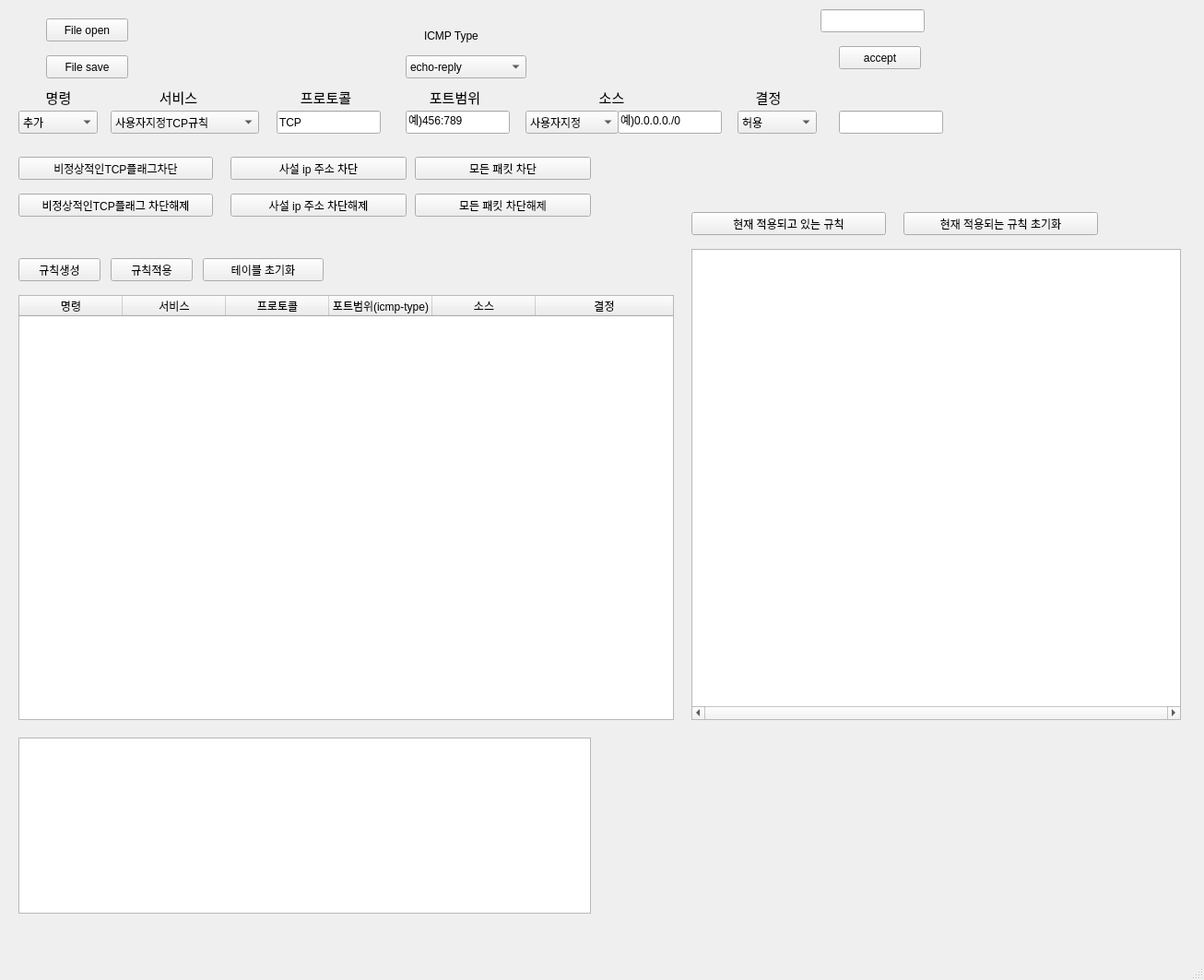
<?xml version="1.0" encoding="UTF-8"?>
<ui version="4.0">
 <class>MainWindow</class>
 <widget class="QMainWindow" name="MainWindow">
  <property name="geometry">
   <rect>
    <x>0</x>
    <y>0</y>
    <width>1306</width>
    <height>1063</height>
   </rect>
  </property>
  <property name="windowTitle">
   <string>MainWindow</string>
  </property>
  <widget class="QWidget" name="centralwidget">
   <widget class="QPushButton" name="fileopen">
    <property name="geometry">
     <rect>
      <x>50</x>
      <y>20</y>
      <width>89</width>
      <height>25</height>
     </rect>
    </property>
    <property name="text">
     <string>File open</string>
    </property>
   </widget>
   <widget class="QPushButton" name="filesave">
    <property name="geometry">
     <rect>
      <x>50</x>
      <y>60</y>
      <width>89</width>
      <height>25</height>
     </rect>
    </property>
    <property name="text">
     <string>File save</string>
    </property>
   </widget>
   <widget class="QPushButton" name="accept">
    <property name="geometry">
     <rect>
      <x>910</x>
      <y>50</y>
      <width>89</width>
      <height>25</height>
     </rect>
    </property>
    <property name="text">
     <string>accept</string>
    </property>
   </widget>
   <widget class="QLineEdit" name="lineEdit">
    <property name="geometry">
     <rect>
      <x>890</x>
      <y>10</y>
      <width>113</width>
      <height>25</height>
     </rect>
    </property>
   </widget>
   <widget class="QComboBox" name="Ccmd">
    <property name="geometry">
     <rect>
      <x>20</x>
      <y>120</y>
      <width>86</width>
      <height>25</height>
     </rect>
    </property>
    <item>
     <property name="text">
      <string>추가</string>
     </property>
    </item>
    <item>
     <property name="text">
      <string>삭제</string>
     </property>
    </item>
   </widget>
   <widget class="QComboBox" name="Cservice">
    <property name="geometry">
     <rect>
      <x>120</x>
      <y>120</y>
      <width>161</width>
      <height>25</height>
     </rect>
    </property>
    <item>
     <property name="text">
      <string>사용자지정TCP규칙</string>
     </property>
    </item>
    <item>
     <property name="text">
      <string>사용자지정UDP규칙</string>
     </property>
    </item>
    <item>
     <property name="text">
      <string>사용자지정프로토콜</string>
     </property>
    </item>
    <item>
     <property name="text">
      <string>모든TCP</string>
     </property>
    </item>
    <item>
     <property name="text">
      <string>모든UDP</string>
     </property>
    </item>
    <item>
     <property name="text">
      <string>HTTP</string>
     </property>
    </item>
    <item>
     <property name="text">
      <string>ICMP</string>
     </property>
    </item>
    <item>
     <property name="text">
      <string>Telnet</string>
     </property>
    </item>
    <item>
     <property name="text">
      <string>FTP</string>
     </property>
    </item>
    <item>
     <property name="text">
      <string>TFTP</string>
     </property>
    </item>
    <item>
     <property name="text">
      <string>SSH</string>
     </property>
    </item>
    <item>
     <property name="text">
      <string>SMTP</string>
     </property>
    </item>
    <item>
     <property name="text">
      <string>SNMP</string>
     </property>
    </item>
    <item>
     <property name="text">
      <string>POP3</string>
     </property>
    </item>
    <item>
     <property name="text">
      <string>IMAP</string>
     </property>
    </item>
    <item>
     <property name="text">
      <string>DNS(UDP)</string>
     </property>
    </item>
    <item>
     <property name="text">
      <string>DNS(TCP)</string>
     </property>
    </item>
    <item>
     <property name="text">
      <string>모든ICMP-IPv6</string>
     </property>
    </item>
    <item>
     <property name="text">
      <string>모든트래픽</string>
     </property>
    </item>
   </widget>
   <widget class="QLineEdit" name="Tprotocol">
    <property name="geometry">
     <rect>
      <x>300</x>
      <y>120</y>
      <width>113</width>
      <height>25</height>
     </rect>
    </property>
    <property name="text">
     <string>TCP</string>
    </property>
   </widget>
   <widget class="QLineEdit" name="Tport">
    <property name="geometry">
     <rect>
      <x>440</x>
      <y>120</y>
      <width>113</width>
      <height>25</height>
     </rect>
    </property>
    <property name="text">
     <string>예)456:789</string>
    </property>
   </widget>
   <widget class="QComboBox" name="Csource">
    <property name="geometry">
     <rect>
      <x>570</x>
      <y>120</y>
      <width>101</width>
      <height>25</height>
     </rect>
    </property>
    <item>
     <property name="text">
      <string>사용자지정</string>
     </property>
    </item>
    <item>
     <property name="text">
      <string>위치무관</string>
     </property>
    </item>
    <item>
     <property name="text">
      <string>내IP</string>
     </property>
    </item>
   </widget>
   <widget class="QLineEdit" name="Tsource">
    <property name="geometry">
     <rect>
      <x>670</x>
      <y>120</y>
      <width>113</width>
      <height>25</height>
     </rect>
    </property>
    <property name="text">
     <string>예)0.0.0.0./0</string>
    </property>
   </widget>
   <widget class="QComboBox" name="Cdecision">
    <property name="geometry">
     <rect>
      <x>800</x>
      <y>120</y>
      <width>86</width>
      <height>25</height>
     </rect>
    </property>
    <item>
     <property name="text">
      <string>허용</string>
     </property>
    </item>
    <item>
     <property name="text">
      <string>거부</string>
     </property>
    </item>
   </widget>
   <widget class="QLineEdit" name="lineEdit_5">
    <property name="geometry">
     <rect>
      <x>910</x>
      <y>120</y>
      <width>113</width>
      <height>25</height>
     </rect>
    </property>
   </widget>
   <widget class="QLabel" name="label_2">
    <property name="geometry">
     <rect>
      <x>30</x>
      <y>90</y>
      <width>67</width>
      <height>31</height>
     </rect>
    </property>
    <property name="text">
     <string>&lt;!DOCTYPE HTML PUBLIC &quot;-//W3C//DTD HTML 4.0//EN&quot; &quot;http://www.w3.org/TR/REC-html40/strict.dtd&quot;&gt;
&lt;html&gt;&lt;head&gt;&lt;meta name=&quot;qrichtext&quot; content=&quot;1&quot; /&gt;&lt;style type=&quot;text/css&quot;&gt;
p, li { white-space: pre-wrap; }
&lt;/style&gt;&lt;/head&gt;&lt;body style=&quot; font-family:'Ubuntu'; font-size:11pt; font-weight:400; font-style:normal;&quot;&gt;
&lt;p style=&quot; margin-top:12px; margin-bottom:12px; margin-left:0px; margin-right:0px; -qt-block-indent:0; text-indent:0px;&quot;&gt;명령&lt;/p&gt;&lt;/body&gt;&lt;/html&gt;</string>
    </property>
    <property name="textFormat">
     <enum>Qt::AutoText</enum>
    </property>
    <property name="alignment">
     <set>Qt::AlignCenter</set>
    </property>
   </widget>
   <widget class="QLabel" name="label_3">
    <property name="geometry">
     <rect>
      <x>160</x>
      <y>90</y>
      <width>67</width>
      <height>31</height>
     </rect>
    </property>
    <property name="text">
     <string>&lt;!DOCTYPE HTML PUBLIC &quot;-//W3C//DTD HTML 4.0//EN&quot; &quot;http://www.w3.org/TR/REC-html40/strict.dtd&quot;&gt;
&lt;html&gt;&lt;head&gt;&lt;meta name=&quot;qrichtext&quot; content=&quot;1&quot; /&gt;&lt;style type=&quot;text/css&quot;&gt;
p, li { white-space: pre-wrap; }
&lt;/style&gt;&lt;/head&gt;&lt;body style=&quot; font-family:'Ubuntu'; font-size:11pt; font-weight:400; font-style:normal;&quot;&gt;
&lt;p style=&quot; margin-top:12px; margin-bottom:12px; margin-left:0px; margin-right:0px; -qt-block-indent:0; text-indent:0px;&quot;&gt;서비스&lt;/p&gt;&lt;/body&gt;&lt;/html&gt;</string>
    </property>
    <property name="textFormat">
     <enum>Qt::AutoText</enum>
    </property>
    <property name="alignment">
     <set>Qt::AlignCenter</set>
    </property>
   </widget>
   <widget class="QLabel" name="label_4">
    <property name="geometry">
     <rect>
      <x>320</x>
      <y>90</y>
      <width>67</width>
      <height>31</height>
     </rect>
    </property>
    <property name="text">
     <string>&lt;!DOCTYPE HTML PUBLIC &quot;-//W3C//DTD HTML 4.0//EN&quot; &quot;http://www.w3.org/TR/REC-html40/strict.dtd&quot;&gt;
&lt;html&gt;&lt;head&gt;&lt;meta name=&quot;qrichtext&quot; content=&quot;1&quot; /&gt;&lt;style type=&quot;text/css&quot;&gt;
p, li { white-space: pre-wrap; }
&lt;/style&gt;&lt;/head&gt;&lt;body style=&quot; font-family:'Ubuntu'; font-size:11pt; font-weight:400; font-style:normal;&quot;&gt;
&lt;p style=&quot; margin-top:12px; margin-bottom:12px; margin-left:0px; margin-right:0px; -qt-block-indent:0; text-indent:0px;&quot;&gt;프로토콜&lt;/p&gt;&lt;/body&gt;&lt;/html&gt;</string>
    </property>
    <property name="textFormat">
     <enum>Qt::AutoText</enum>
    </property>
    <property name="alignment">
     <set>Qt::AlignCenter</set>
    </property>
   </widget>
   <widget class="QLabel" name="label_5">
    <property name="geometry">
     <rect>
      <x>460</x>
      <y>90</y>
      <width>67</width>
      <height>31</height>
     </rect>
    </property>
    <property name="text">
     <string>&lt;!DOCTYPE HTML PUBLIC &quot;-//W3C//DTD HTML 4.0//EN&quot; &quot;http://www.w3.org/TR/REC-html40/strict.dtd&quot;&gt;
&lt;html&gt;&lt;head&gt;&lt;meta name=&quot;qrichtext&quot; content=&quot;1&quot; /&gt;&lt;style type=&quot;text/css&quot;&gt;
p, li { white-space: pre-wrap; }
&lt;/style&gt;&lt;/head&gt;&lt;body style=&quot; font-family:'Ubuntu'; font-size:11pt; font-weight:400; font-style:normal;&quot;&gt;
&lt;p style=&quot; margin-top:12px; margin-bottom:12px; margin-left:0px; margin-right:0px; -qt-block-indent:0; text-indent:0px;&quot;&gt;포트범위&lt;/p&gt;&lt;/body&gt;&lt;/html&gt;</string>
    </property>
    <property name="textFormat">
     <enum>Qt::AutoText</enum>
    </property>
    <property name="alignment">
     <set>Qt::AlignCenter</set>
    </property>
   </widget>
   <widget class="QLabel" name="label_6">
    <property name="geometry">
     <rect>
      <x>630</x>
      <y>90</y>
      <width>67</width>
      <height>31</height>
     </rect>
    </property>
    <property name="text">
     <string>&lt;!DOCTYPE HTML PUBLIC &quot;-//W3C//DTD HTML 4.0//EN&quot; &quot;http://www.w3.org/TR/REC-html40/strict.dtd&quot;&gt;
&lt;html&gt;&lt;head&gt;&lt;meta name=&quot;qrichtext&quot; content=&quot;1&quot; /&gt;&lt;style type=&quot;text/css&quot;&gt;
p, li { white-space: pre-wrap; }
&lt;/style&gt;&lt;/head&gt;&lt;body style=&quot; font-family:'Ubuntu'; font-size:11pt; font-weight:400; font-style:normal;&quot;&gt;
&lt;p style=&quot; margin-top:12px; margin-bottom:12px; margin-left:0px; margin-right:0px; -qt-block-indent:0; text-indent:0px;&quot;&gt;소스&lt;/p&gt;&lt;/body&gt;&lt;/html&gt;</string>
    </property>
    <property name="textFormat">
     <enum>Qt::AutoText</enum>
    </property>
    <property name="alignment">
     <set>Qt::AlignCenter</set>
    </property>
   </widget>
   <widget class="QLabel" name="label_7">
    <property name="geometry">
     <rect>
      <x>800</x>
      <y>90</y>
      <width>67</width>
      <height>31</height>
     </rect>
    </property>
    <property name="text">
     <string>&lt;!DOCTYPE HTML PUBLIC &quot;-//W3C//DTD HTML 4.0//EN&quot; &quot;http://www.w3.org/TR/REC-html40/strict.dtd&quot;&gt;
&lt;html&gt;&lt;head&gt;&lt;meta name=&quot;qrichtext&quot; content=&quot;1&quot; /&gt;&lt;style type=&quot;text/css&quot;&gt;
p, li { white-space: pre-wrap; }
&lt;/style&gt;&lt;/head&gt;&lt;body style=&quot; font-family:'Ubuntu'; font-size:11pt; font-weight:400; font-style:normal;&quot;&gt;
&lt;p style=&quot; margin-top:12px; margin-bottom:12px; margin-left:0px; margin-right:0px; -qt-block-indent:0; text-indent:0px;&quot;&gt;결정&lt;/p&gt;&lt;/body&gt;&lt;/html&gt;</string>
    </property>
    <property name="textFormat">
     <enum>Qt::AutoText</enum>
    </property>
    <property name="alignment">
     <set>Qt::AlignCenter</set>
    </property>
   </widget>
   <widget class="QPushButton" name="bt_ctrule">
    <property name="geometry">
     <rect>
      <x>20</x>
      <y>280</y>
      <width>89</width>
      <height>25</height>
     </rect>
    </property>
    <property name="text">
     <string>규칙생성</string>
    </property>
   </widget>
   <widget class="QPushButton" name="iptable_L">
    <property name="geometry">
     <rect>
      <x>750</x>
      <y>230</y>
      <width>211</width>
      <height>25</height>
     </rect>
    </property>
    <property name="text">
     <string>현재 적용되고 있는 규칙</string>
    </property>
   </widget>
   <widget class="QPushButton" name="iptable_F">
    <property name="geometry">
     <rect>
      <x>980</x>
      <y>230</y>
      <width>211</width>
      <height>25</height>
     </rect>
    </property>
    <property name="text">
     <string>현재 적용되는 규칙 초기화</string>
    </property>
   </widget>
   <widget class="QPushButton" name="ruleaccept">
    <property name="geometry">
     <rect>
      <x>120</x>
      <y>280</y>
      <width>89</width>
      <height>25</height>
     </rect>
    </property>
    <property name="text">
     <string>규칙적용</string>
    </property>
   </widget>
   <widget class="QTableWidget" name="tableWidget">
    <property name="enabled">
     <bool>true</bool>
    </property>
    <property name="geometry">
     <rect>
      <x>20</x>
      <y>320</y>
      <width>711</width>
      <height>461</height>
     </rect>
    </property>
    <property name="frameShape">
     <enum>QFrame::StyledPanel</enum>
    </property>
    <property name="sizeAdjustPolicy">
     <enum>QAbstractScrollArea::AdjustToContents</enum>
    </property>
    <property name="editTriggers">
     <set>QAbstractItemView::NoEditTriggers</set>
    </property>
    <property name="dragEnabled">
     <bool>false</bool>
    </property>
    <property name="textElideMode">
     <enum>Qt::ElideNone</enum>
    </property>
    <property name="gridStyle">
     <enum>Qt::NoPen</enum>
    </property>
    <property name="sortingEnabled">
     <bool>false</bool>
    </property>
    <attribute name="horizontalHeaderVisible">
     <bool>true</bool>
    </attribute>
    <attribute name="horizontalHeaderCascadingSectionResizes">
     <bool>true</bool>
    </attribute>
    <attribute name="horizontalHeaderDefaultSectionSize">
     <number>112</number>
    </attribute>
    <attribute name="horizontalHeaderHighlightSections">
     <bool>true</bool>
    </attribute>
    <attribute name="horizontalHeaderMinimumSectionSize">
     <number>66</number>
    </attribute>
    <attribute name="horizontalHeaderShowSortIndicator" stdset="0">
     <bool>false</bool>
    </attribute>
    <attribute name="horizontalHeaderStretchLastSection">
     <bool>true</bool>
    </attribute>
    <attribute name="verticalHeaderVisible">
     <bool>true</bool>
    </attribute>
    <column>
     <property name="text">
      <string>명령</string>
     </property>
    </column>
    <column>
     <property name="text">
      <string>서비스</string>
     </property>
    </column>
    <column>
     <property name="text">
      <string>프로토콜</string>
     </property>
    </column>
    <column>
     <property name="text">
      <string>포트범위(icmp-type)</string>
     </property>
    </column>
    <column>
     <property name="text">
      <string>소스</string>
     </property>
    </column>
    <column>
     <property name="text">
      <string>결정</string>
     </property>
    </column>
   </widget>
   <widget class="QTextBrowser" name="consol">
    <property name="geometry">
     <rect>
      <x>20</x>
      <y>800</y>
      <width>621</width>
      <height>191</height>
     </rect>
    </property>
   </widget>
   <widget class="QPushButton" name="btflagcut">
    <property name="geometry">
     <rect>
      <x>20</x>
      <y>170</y>
      <width>211</width>
      <height>25</height>
     </rect>
    </property>
    <property name="text">
     <string>비정상적인TCP플래그차단</string>
    </property>
   </widget>
   <widget class="QTextBrowser" name="tbview">
    <property name="geometry">
     <rect>
      <x>750</x>
      <y>270</y>
      <width>531</width>
      <height>511</height>
     </rect>
    </property>
    <property name="horizontalScrollBarPolicy">
     <enum>Qt::ScrollBarAlwaysOn</enum>
    </property>
    <property name="sizeAdjustPolicy">
     <enum>QAbstractScrollArea::AdjustToContents</enum>
    </property>
   </widget>
   <widget class="QPushButton" name="btpvipcut">
    <property name="geometry">
     <rect>
      <x>250</x>
      <y>170</y>
      <width>191</width>
      <height>25</height>
     </rect>
    </property>
    <property name="text">
     <string>사설 ip 주소 차단</string>
    </property>
   </widget>
   <widget class="QPushButton" name="btallcut">
    <property name="geometry">
     <rect>
      <x>450</x>
      <y>170</y>
      <width>191</width>
      <height>25</height>
     </rect>
    </property>
    <property name="text">
     <string>모든 패킷 차단</string>
    </property>
   </widget>
   <widget class="QPushButton" name="btflagcutdel">
    <property name="geometry">
     <rect>
      <x>20</x>
      <y>210</y>
      <width>211</width>
      <height>25</height>
     </rect>
    </property>
    <property name="text">
     <string>비정상적인TCP플래그 차단해제</string>
    </property>
   </widget>
   <widget class="QPushButton" name="btpvipcutdel">
    <property name="geometry">
     <rect>
      <x>250</x>
      <y>210</y>
      <width>191</width>
      <height>25</height>
     </rect>
    </property>
    <property name="text">
     <string>사설 ip 주소 차단해제</string>
    </property>
   </widget>
   <widget class="QPushButton" name="btallcutdel">
    <property name="geometry">
     <rect>
      <x>450</x>
      <y>210</y>
      <width>191</width>
      <height>25</height>
     </rect>
    </property>
    <property name="text">
     <string>모든 패킷 차단해제</string>
    </property>
   </widget>
   <widget class="QPushButton" name="tableclear">
    <property name="geometry">
     <rect>
      <x>220</x>
      <y>280</y>
      <width>131</width>
      <height>25</height>
     </rect>
    </property>
    <property name="text">
     <string>테이블 초기화</string>
    </property>
   </widget>
   <widget class="QComboBox" name="Cicmptype">
    <property name="geometry">
     <rect>
      <x>440</x>
      <y>60</y>
      <width>131</width>
      <height>25</height>
     </rect>
    </property>
    <item>
     <property name="text">
      <string>echo-reply</string>
     </property>
    </item>
    <item>
     <property name="text">
      <string>destination-unreachable</string>
     </property>
    </item>
    <item>
     <property name="text">
      <string>redirect</string>
     </property>
    </item>
    <item>
     <property name="text">
      <string>echo-request</string>
     </property>
    </item>
    <item>
     <property name="text">
      <string>time-exceeded</string>
     </property>
    </item>
   </widget>
   <widget class="QLabel" name="label">
    <property name="geometry">
     <rect>
      <x>460</x>
      <y>30</y>
      <width>91</width>
      <height>17</height>
     </rect>
    </property>
    <property name="text">
     <string>ICMP Type</string>
    </property>
   </widget>
  </widget>
  <widget class="QMenuBar" name="menubar">
   <property name="geometry">
    <rect>
     <x>0</x>
     <y>0</y>
     <width>1306</width>
     <height>28</height>
    </rect>
   </property>
  </widget>
  <widget class="QStatusBar" name="statusbar"/>
 </widget>
 <resources/>
 <connections/>
</ui>
